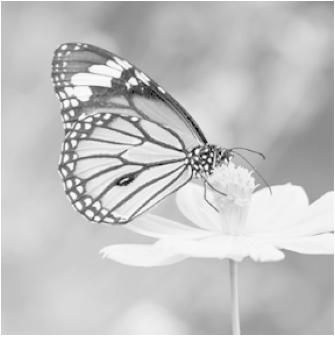
#> input picture Images/bright_image.png, 335 x 337 px, found by its file name
$ jupyter execute main.ipynb
#> lines starting #> are read from the running program, lines starting #| are printed output that depends on the picture
[cell 1]
import cv2
import numpy as np
import matplotlib.pyplot as plt

bright_image_path = "bright_image.png"
dark_image_path = "dark_image.png"
contrast_narrowed_image_path = "contrast_narrowed_image.png"

bright_image = cv2.imread(bright_image_path, cv2.IMREAD_GRAYSCALE)
#> bright_image is the input picture: shape (337, 335); min 0, max 255, mean 194.5
if bright_image is None:
    raise FileNotFoundError(f"Bright image could not be loaded. Check the file path: {bright_image_path}")

dark_image = cv2.imread(dark_image_path, cv2.IMREAD_GRAYSCALE)
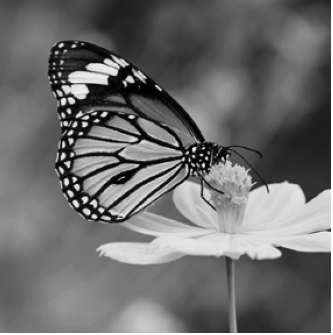
#> input picture Images/dark_image.png, 333 x 335 px, found by its file name
#> dark_image is the input picture: shape (335, 333); min 0, max 255, mean 108.9
if dark_image is None:
    raise FileNotFoundError(f"Dark image could not be loaded. Check the file path: {dark_image_path}")

contrast_narrowed_image = cv2.imread(contrast_narrowed_image_path, cv2.IMREAD_GRAYSCALE)
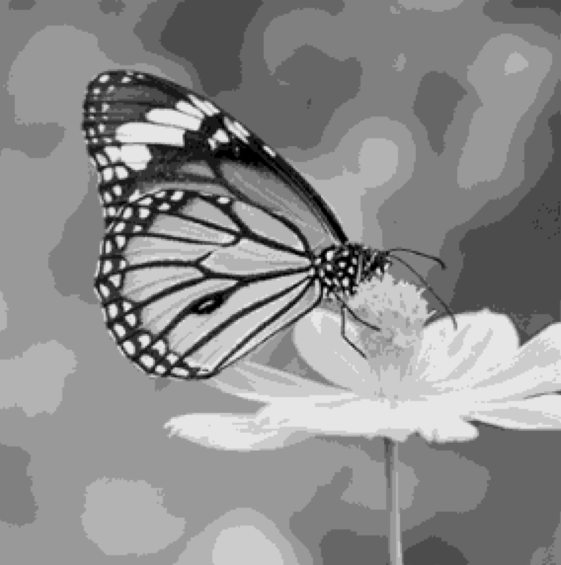
#> input picture Images/contrast_narrowed_image.png, 561 x 565 px, found by its file name
#> contrast_narrowed_image is the input picture: shape (565, 561); min 0, max 249, mean 139.9
if contrast_narrowed_image is None:
    raise FileNotFoundError(f"Contrast narrowed image could not be loaded. Check the file path: {contrast_narrowed_image_path}")

def lesson_histogram_equalization(image):
    hist, bins = np.histogram(image.flatten(), bins=256, range=[0, 256])
    cdf = hist.cumsum()
    cdf_normalized = cdf * (255 / cdf[-1])

    equalized_image = np.interp(image.flatten(), bins[:-1], cdf_normalized)
    return equalized_image.reshape(image.shape).astype(np.uint8)

def opencv_histogram_equalization(image):
    return cv2.equalizeHist(image)

def plot_images(original, modified, title_original="Original Image", title_modified="Modified Image"):
    plt.figure(figsize=(12, 6))
    plt.subplot(1, 2, 1)
    plt.imshow(original, cmap='gray')
    plt.title(title_original)
    plt.axis('off')
    plt.subplot(1, 2, 2)
    plt.imshow(modified, cmap='gray')
    plt.title(title_modified)
    plt.axis('off')
    plt.tight_layout()
    plt.show()

def plot_histograms(original, modified, title_original="Original Histogram", title_modified="Modified Histogram"):
    plt.figure(figsize=(10, 5))
    plt.subplot(1, 2, 1)
    plt.hist(original.ravel(), bins=256, range=[0, 256], color='blue', alpha=0.7)
    plt.title(title_original)
    plt.xlabel("Pixel Intensity")
    plt.ylabel("Frequency")
    plt.subplot(1, 2, 2)
    plt.hist(modified.ravel(), bins=256, range=[0, 256], color='red', alpha=0.7)
    plt.title(title_modified)
    plt.xlabel("Pixel Intensity")
    plt.ylabel("Frequency")
    plt.tight_layout()
    plt.show()

images = {
    "Bright Image": bright_image,
    "Dark Image": dark_image,
    "Contrast Narrowed Image": contrast_narrowed_image
}

for title, image in images.items():
    print(f"\n{title} - Manual Histogram Equalization:")
    lesson_equalized = lesson_histogram_equalization(image)
    plot_images(image, lesson_equalized, title_original=f"{title} (Original)", title_modified=f"{title} (Manually Equalized)")
    plot_histograms(image, lesson_equalized, title_original=f"{title} Histogram (Original)", title_modified=f"{title} Histogram (Manually Equalized)")

    print(f"\n{title} - OpenCV Histogram Equalization:")
    opencv_equalized = opencv_histogram_equalization(image)
    plot_images(image, opencv_equalized, title_original=f"{title} (Original)", title_modified=f"{title} (OpenCV Equalized)")
    plot_histograms(image, opencv_equalized, title_original=f"{title} Histogram (Original)", title_modified=f"{title} Histogram (OpenCV Equalized)")
#> this loop made 3 passes
#> title on passes 1 to 3: 'Bright Image', 'Dark Image', 'Contrast Narrowed Image'
#| Bright Image - Manual Histogram Equalization:
#| Bright Image - OpenCV Histogram Equalization:
#| Dark Image - Manual Histogram Equalization:
#| Dark Image - OpenCV Histogram Equalization:
#| Contrast Narrowed Image - Manual Histogram Equalization:
#| Contrast Narrowed Image - OpenCV Histogram Equalization:
#> pass 1, `lesson_equalized = lesson_histogram_equalization(image)`:
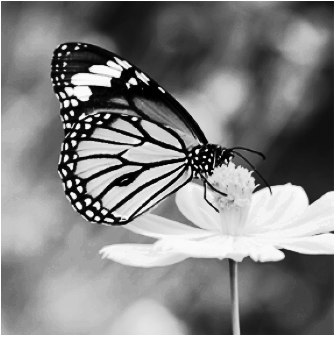
#> lesson_equalized: shape (337, 335); min 0, max 255, mean 128.6
#> pass 1, in plot_images, `plt.show()`:
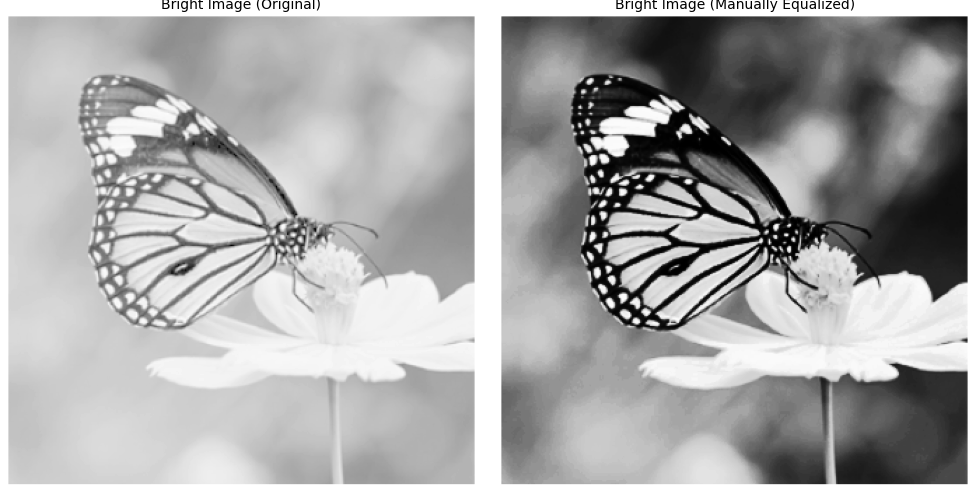
#> figure drawn by matplotlib, 2 panels
#> pass 1, in plot_histograms, `plt.show()`:
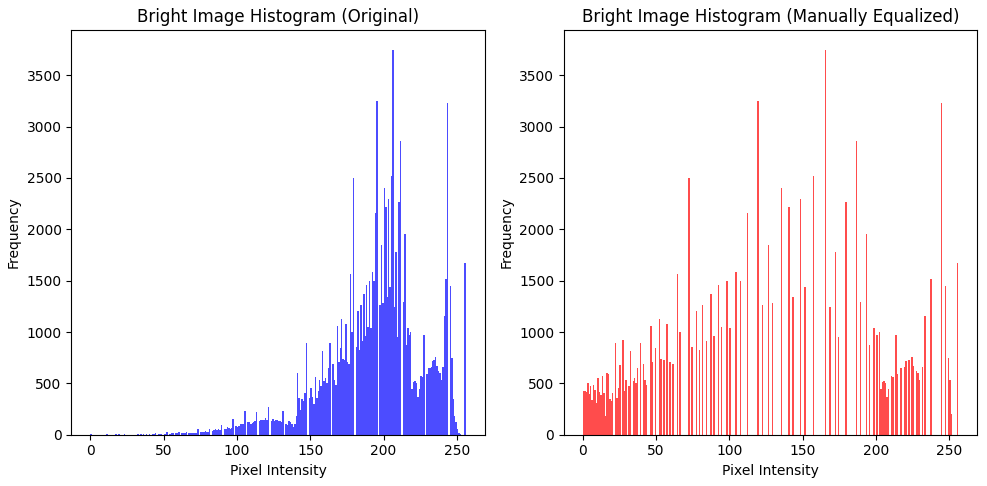
#> figure drawn by matplotlib, 2 panels; panel 1: tallest bar 3750 high, from x = 206 to 207; panel 2: tallest bar 3750 high, from x = 165 to 166
#> pass 1, in plot_histograms (call 2), `plt.show()`:
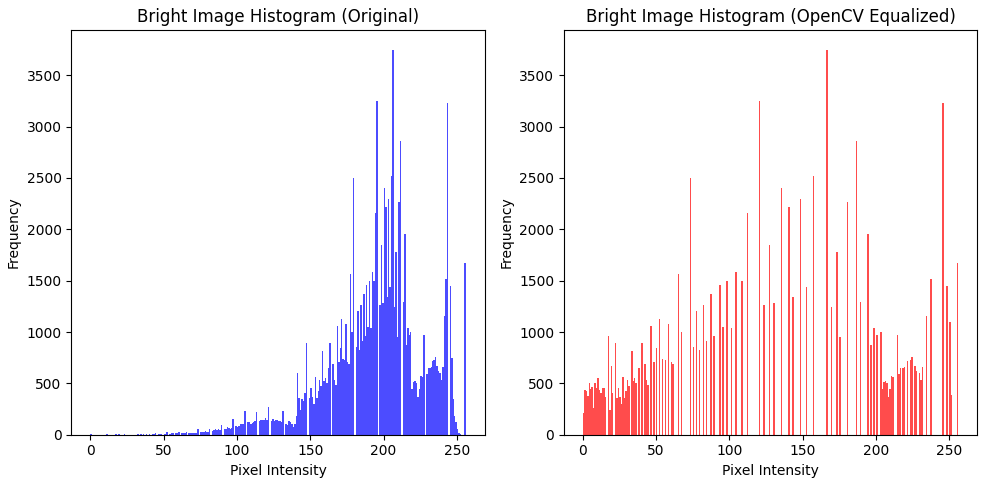
#> figure drawn by matplotlib, 2 panels; panel 1: tallest bar 3750 high, from x = 206 to 207; panel 2: tallest bar 3750 high, from x = 166 to 167
#> pass 2, `lesson_equalized = lesson_histogram_equalization(image)`:
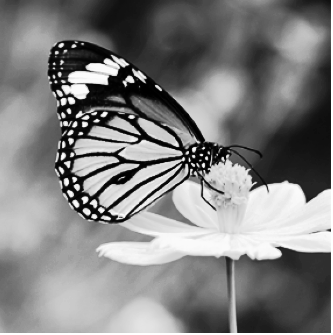
#> lesson_equalized: shape (335, 333); min 0, max 255, mean 127.9
#> pass 2, in plot_histograms (call 3), `plt.show()`:
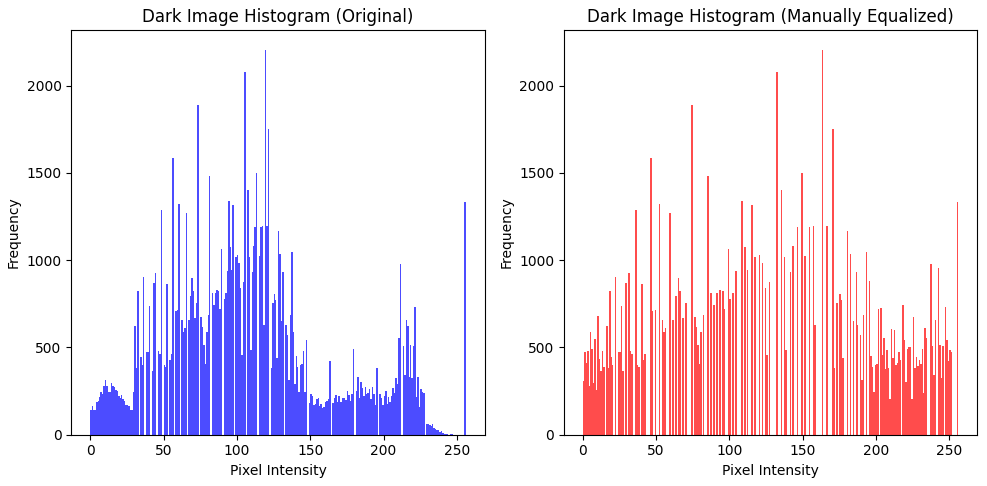
#> figure drawn by matplotlib, 2 panels; panel 1: tallest bar 2206 high, from x = 119 to 120; panel 2: tallest bar 2206 high, from x = 163 to 164
#> pass 2, in plot_histograms (call 4), `plt.show()`:
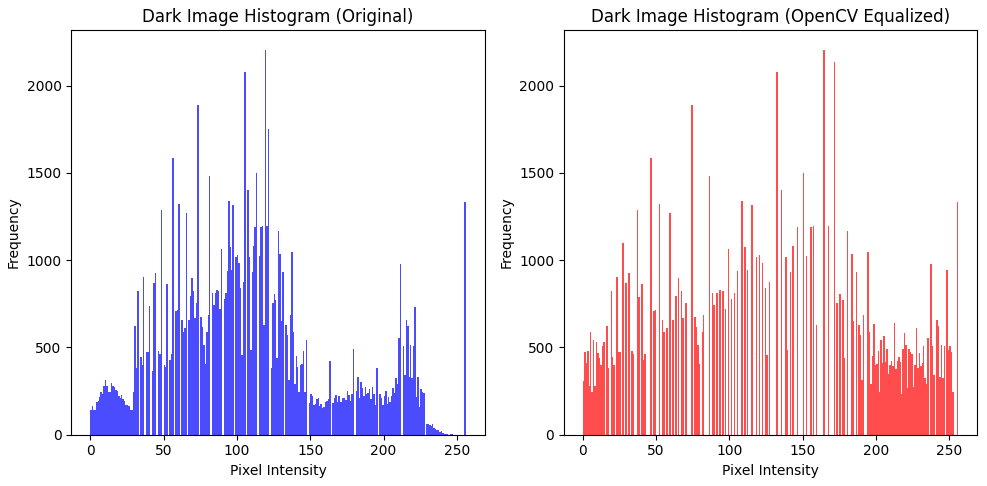
#> figure drawn by matplotlib, 2 panels; panel 1: tallest bar 2206 high, from x = 119 to 120; panel 2: tallest bar 2206 high, from x = 164 to 165
